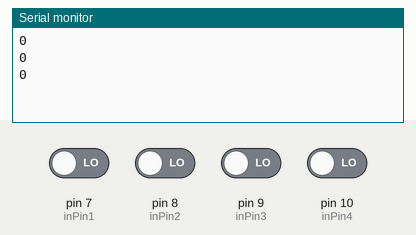
Simulated run of this sketch. Board: Arduino Uno, built with avr-gcc and run on an emulated ATmega328P. Parts: the last lines printed to the serial monitor. The test bench sets the inputs (shaded band); at power-on: pin 7 (inPin1), pin 8 (inPin2), pin 9 (inPin3), pin 10 (inPin4) LOW.

Above: at 2.8 s.
2.9 s: pin 7 (inPin1) driven HIGH
At 3.8 s:
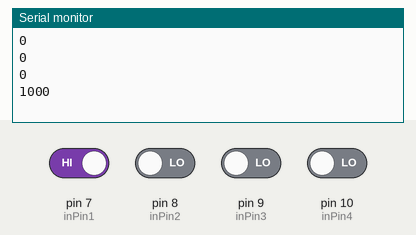
4.4 s: pin 9 (inPin3) driven HIGH
At 5.8 s:
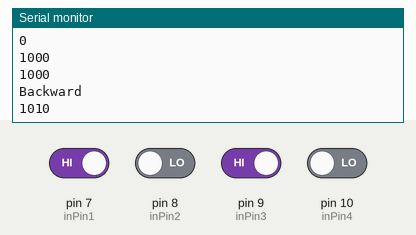
7.5 s: pin 8 (inPin2) driven HIGH
At 8.8 s:
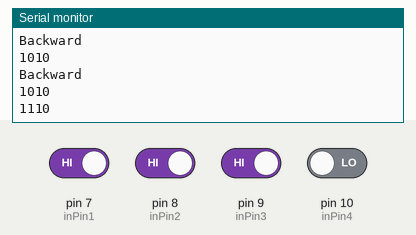
9.0 s: pin 7 (inPin1) driven LOW
At 9.8 s:
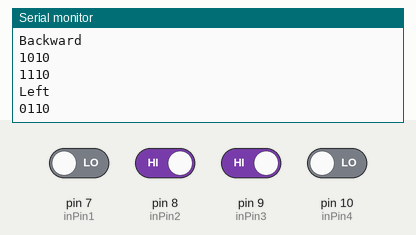
11.5 s: pin 10 (inPin4) driven HIGH
At 12.5 s:
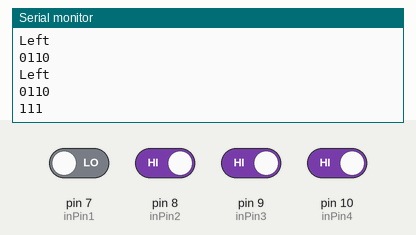
13.0 s: pin 9 (inPin3) driven LOW
At 13.6 s:
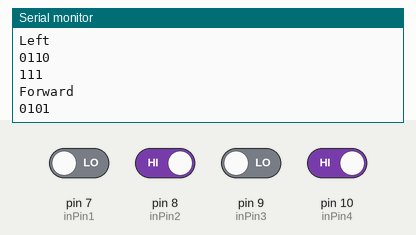
Timing chart, 0 to 16.0 s (numbered marks = the images above; inputs shaded):
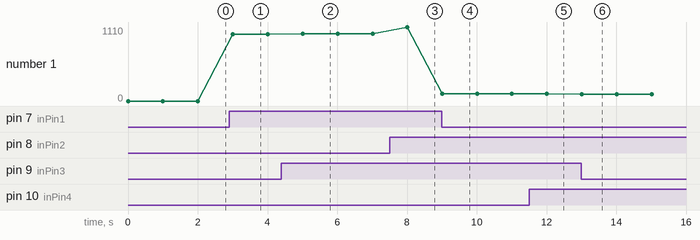

Measured:
- after the input at 2.9 s, the serial monitor: prints a new line after 0.10 s (image 1)
- after the input at 4.4 s, the serial monitor: prints a new line after 0.60 s (image 2)
- after the input at 7.5 s, the serial monitor: prints a new line after 0.50 s (image 3)
- after the input at 9.0 s, the serial monitor: prints a new line at once (image 4)
- after the input at 11.5 s, the serial monitor: prints a new line after 0.50 s (image 5)
- after the input at 13.0 s, the serial monitor: prints a new line at once (image 6)
- plotted number 1: 0 → 1000 after the input at 2.9 s, 1000 → 1010 after the input at 4.4 s, 1010 → 1110 after the input at 7.5 s, 1110 → 110 after the input at 9.0 s, 110 → 111 after the input at 11.5 s

The sketch:

uno.ino
```cpp
int inPin1 = 7;    // pushbutton connected to digital pin 7
int inPin2 = 8;
int inPin3 = 9;
int inPin4 = 10;

int val = 0;      // variable to store the read value

void setup() {
  Serial.begin(9600);
  pinMode(inPin1, INPUT);  // sets the digital pin 13 as output
  pinMode(inPin2, INPUT);  // sets the digital pin 13 as output
  pinMode(inPin3, INPUT);  // sets the digital pin 13 as output
  pinMode(inPin4, INPUT);  // sets the digital pin 13 as output

     // sets the digital pin 7 as input
}

void loop() {
  val = digitalRead(inPin1);   // read the input pin
  val = val*10;
  val = val +  digitalRead(inPin2);   // read the input pin

  val = val*10;
  val = val +  digitalRead(inPin3);   // read the input pin

  val = val*10;
  val = val +  digitalRead(inPin4);   // read the input pin

  if(val == 1001)
    Serial.print("Right\n");
  else if(val == 110){
    Serial.print("Left");
    Serial.print("\n0");
  }
  else if(val == 101){
    Serial.print("Forward");
    Serial.print("\n0");
  }
  else if(val == 1010)
    Serial.print("Backward\n");


  Serial.print(val);
  val = 0;
  Serial.print("\n");
  Serial.print("\n");
  Serial.print("\n");

  delay(1000);
}
```
